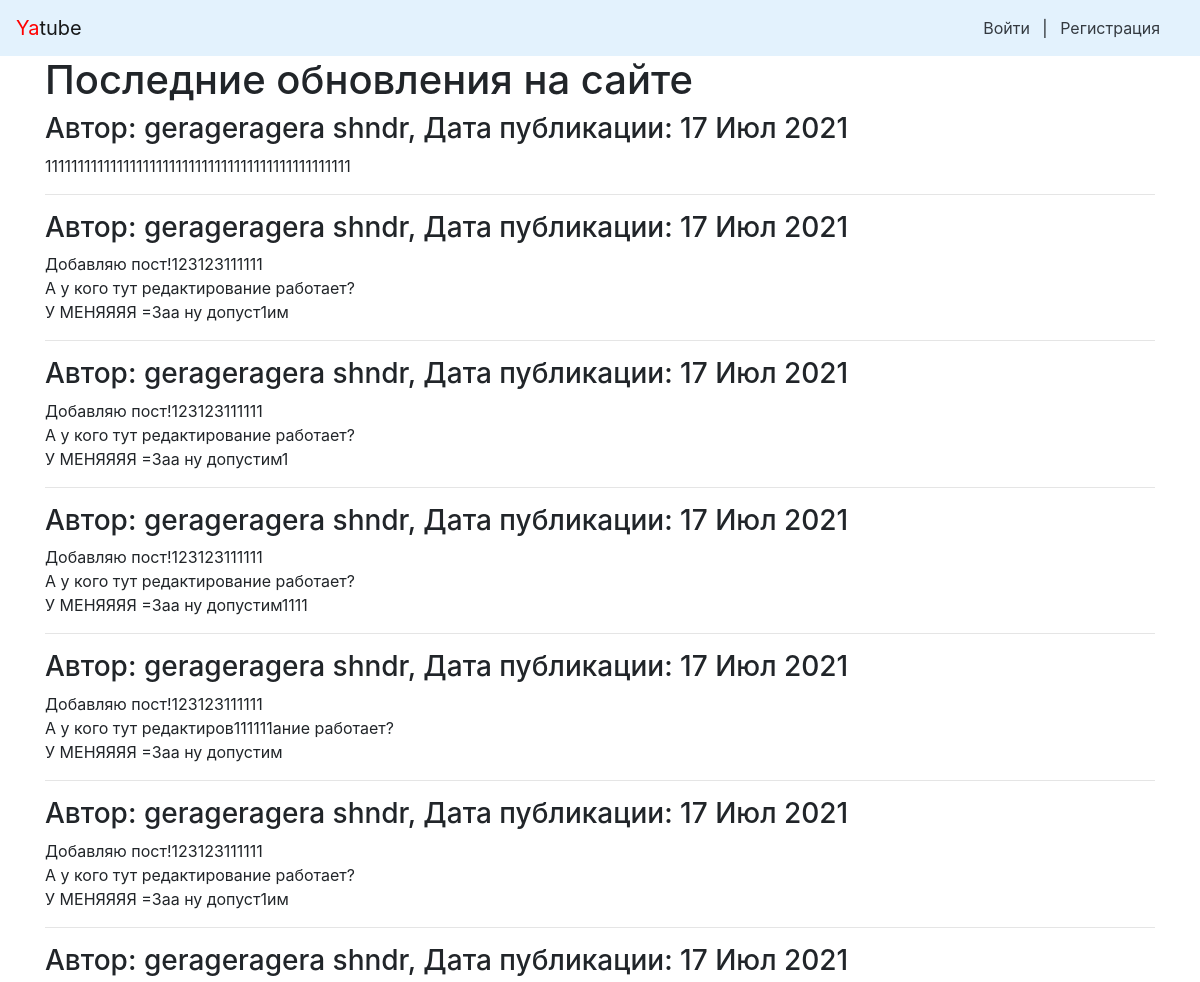
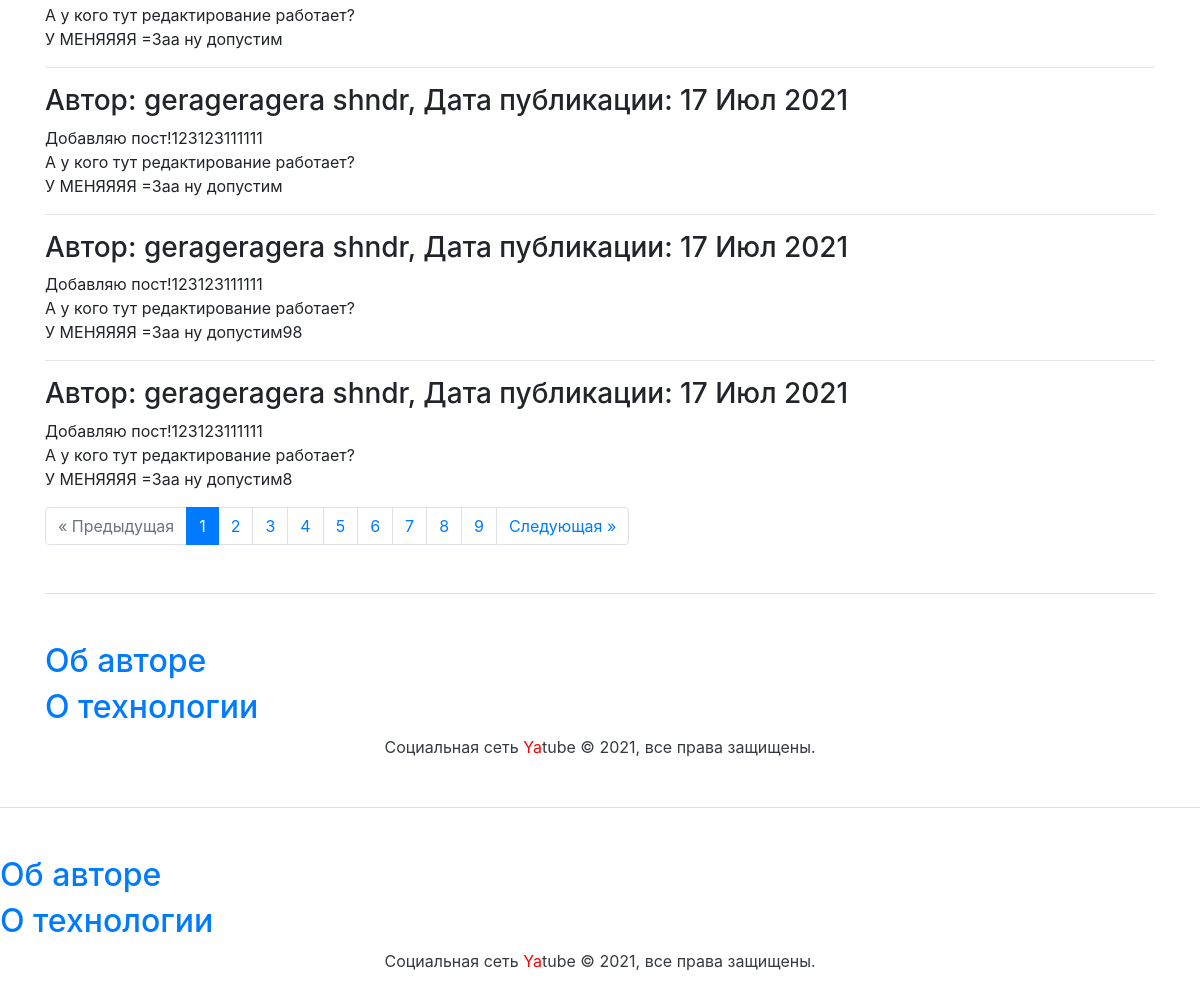
The page / on the database its author committed (2 pictures, top to bottom).
### posts/models.py (models this page shows, shortened)
class Post(models.Model):
    text = models.TextField(max_length=100)
    pub_date = models.DateTimeField("date published",
                                    auto_now_add=True)
    author = models.ForeignKey(User, on_delete=models.CASCADE,
                               related_name="posts")
    group = models.ForeignKey('Group',
                              on_delete=models.SET_NULL,
                              blank=True, null=True,
                              related_name='posts')
    class Meta:
        ordering = ['-pub_date', ]

### posts/views.py (the view)
# urls.py: path("", views.index, name="index"),
def index(request):
    post_list = Post.objects.all()
    paginator = Paginator(post_list, 10)
    page_number = request.GET.get('page')
    page = paginator.get_page(page_number)
    return render(request, "index.html", {'page': page, })

### context_processors.py (called while the page is built)
def year(request):
    god = dt.datetime.now().year
    return {
        "year": god,
    }

### templates/index.html (shortened to what this page needs)
{% extends "base.html" %}
{% block header %}Последние обновления на сайте{% endblock %}
{% block content %}
{% for post in page %}
<h3>
    Автор: {{ post.author.get_full_name }}, Дата публикации: {{ post.pub_date|date:"d M Y" }}
</h3>
<p>{{ post.text|linebreaksbr }}</p>
{% if not forloop.last %}<hr>{% endif %}
{% endfor %}
{% include "paginator.html" %}
{% include "footer.html" %}
{% endblock %}

### rows shown on the page
Post: author.get_full_name "gerageragera shndr", pub_date "17 Июл 2021", text "11111111111111111111111111111111111111111111111"
Post: author.get_full_name "gerageragera shndr", pub_date "17 Июл 2021", text "Добавляю пост!123123111111 А у кого тут редактирование работает? У МЕНЯЯЯЯ =3aa ну допуст1им"
Post: author.get_full_name "gerageragera shndr", pub_date "17 Июл 2021", text "Добавляю пост!123123111111 А у кого тут редактирование работает? У МЕНЯЯЯЯ =3aa ну допустим1"
Post: author.get_full_name "gerageragera shndr", pub_date "17 Июл 2021", text "Добавляю пост!123123111111 А у кого тут редактирование работает? У МЕНЯЯЯЯ =3aa ну допустим1111"
Post: author.get_full_name "gerageragera shndr", pub_date "17 Июл 2021", text "Добавляю пост!123123111111 А у кого тут редактиров111111ание работает? У МЕНЯЯЯЯ =3aa ну допустим"
Post: author.get_full_name "gerageragera shndr", pub_date "17 Июл 2021", text "Добавляю пост!123123111111 А у кого тут редактирование работает? У МЕНЯЯЯЯ =3aa ну допуст1им"
Post: author.get_full_name "gerageragera shndr", pub_date "17 Июл 2021", text "А у кого тут редактирование работает? У МЕНЯЯЯЯ =3aa ну допустим"
Post: author.get_full_name "gerageragera shndr", pub_date "17 Июл 2021", text "Добавляю пост!123123111111 А у кого тут редактирование работает? У МЕНЯЯЯЯ =3aa ну допустим"
Post: author.get_full_name "gerageragera shndr", pub_date "17 Июл 2021", text "Добавляю пост!123123111111 А у кого тут редактирование работает? У МЕНЯЯЯЯ =3aa ну допустим98"
Post: author.get_full_name "gerageragera shndr", pub_date "17 Июл 2021", text "Добавляю пост!123123111111 А у кого тут редактирование работает? У МЕНЯЯЯЯ =3aa ну допустим8"

### other values the page prints
{{ i }} "1"
{{ i }} "2" "3" "4" "5" "6" "7" "8" "9"
